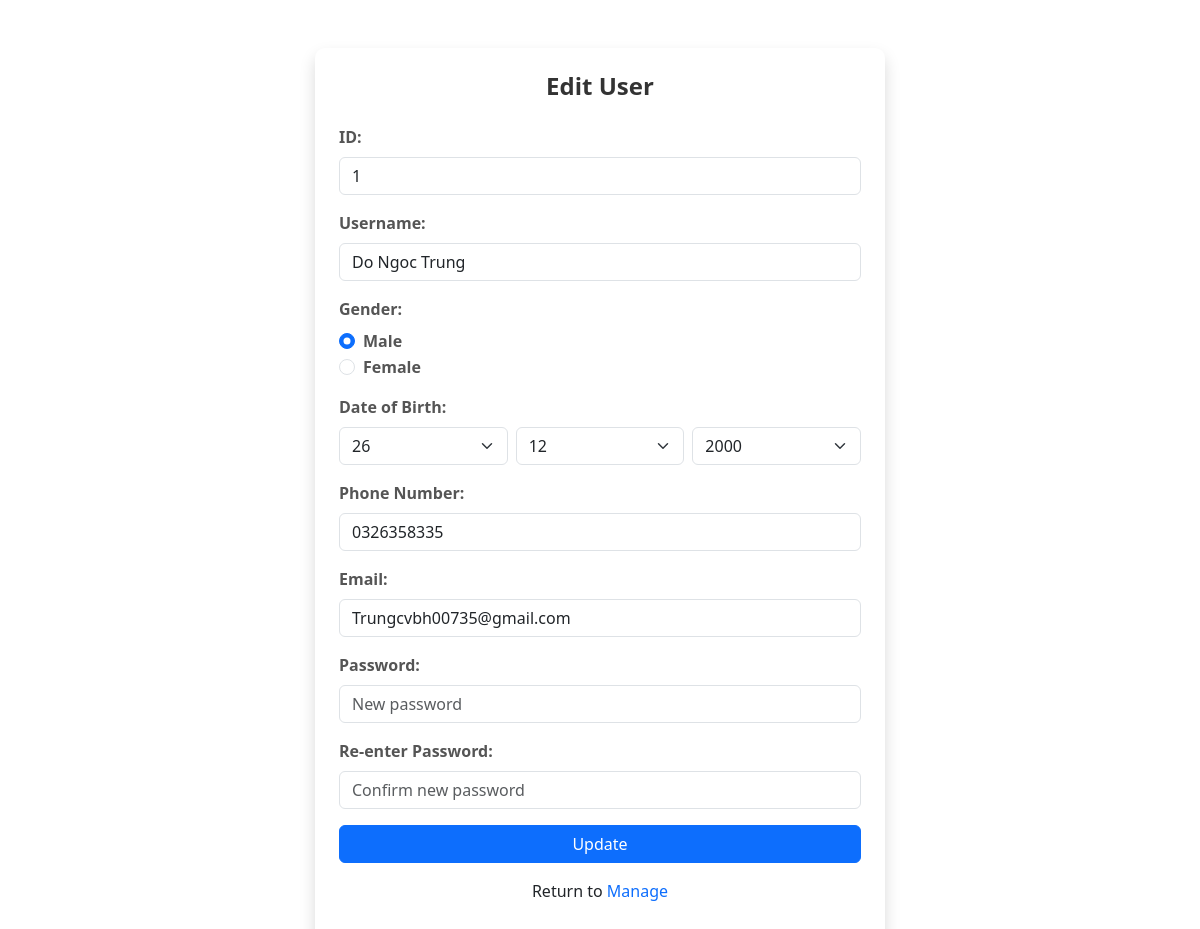
/Edit.php?id=1, run on the app's committed database.
### tables this page shows
CREATE TABLE users (
    id INT AUTO_INCREMENT PRIMARY KEY,
    username VARCHAR(50) NOT NULL,
    gender ENUM('Male', 'Female') NOT NULL,
    birth_day INT NOT NULL,
    birth_month INT NOT NULL,
    birth_year INT NOT NULL,
    phone VARCHAR(15) NOT NULL,
    profession ENUM('Student', 'Manage', 'Teacher', 'Another') NOT NULL,
    email VARCHAR(100) NOT NULL UNIQUE,
    password VARCHAR(255) NOT NULL,
    created_at TIMESTAMP DEFAULT CURRENT_TIMESTAMP
);

### Edit.php (the view, shortened to what this page needs)
<?php
$servername = "localhost";
$username = "root";
$password = "";
$dbname = "se06302_asm_sdlc";
$conn = mysqli_connect($servername, $username, $password, $dbname);
$user = null;
if (isset($_GET['id'])) {
    $id = intval($_GET['id']);
    $sql = "SELECT * FROM users WHERE id = ?";
    $stmt = $conn->prepare($sql);
    $stmt->bind_param("i", $id);
    $stmt->execute();
    $result = $stmt->get_result();
    $user = $result->fetch_assoc();
}
?>
<!DOCTYPE html>
<html lang="en">
<head>
    <link rel="stylesheet" href="Register.css">
    <link href="https://cdn.jsdelivr.net/npm/bootstrap@5.3.3/dist/css/bootstrap.min.css" rel="stylesheet">
</head>
<body>
    <div class="container mt-5">
        <div class="row justify-content-center">
            <div id="form-container" class="col-md-6 shadow p-4">
                <h2 id="form-title" class="text-center mb-4">Edit User</h2>
                <form action="" method="post" id="edit-form">
                    <div class="mb-3">
                        <label for="id" class="form-label">ID:</label>
                        <input type="text" name="id" id="id" class="form-control" value="<?= $user['id'] ?? '' ?>" readonly>
                    </div>
                    <div class="mb-3">
                        <label for="username" class="form-label">Username:</label>
                        <input type="text" name="username" id="username" class="form-control" value="<?= $user['username'] ?? '' ?>" required>
                    </div>
                    <div class="mb-3">
                        <label class="form-label">Gender:</label>
                        <div class="form-check">
                            <input type="radio" name="gender" id="gender-male" value="Male" class="form-check-input" <?= (isset($user['gender']) && $user['gender'] == "Male") ? 'checked' : '' ?> required>
                            <label for="gender-male" class="form-check-label">Male</label>
                        </div>
                        <div class="form-check">
                            <input type="radio" name="gender" id="gender-female" value="Female" class="form-check-input" <?= (isset($user['gender']) && $user['gender'] == "Female") ? 'checked' : '' ?>>
                            <label for="gender-female" class="form-check-label">Female</label>
                        </div>
                    </div>
                    <div class="mb-3">
                        <label for="dob" class="form-label">Date of Birth:</label>
                        <div id="dob" class="d-flex gap-2">
                            <select name="day" id="dob-day" class="form-select" required>
                                <?php for ($i = 1; $i <= 31; $i++): ?>
                                    <option value="<?= $i ?>" <?= (isset($user['birth_day']) && $user['birth_day'] == $i) ? 'selected' : '' ?>><?= $i ?></option>
                                <?php endfor; ?>
                            </select>
                            <select name="month" id="dob-month" class="form-select" required>
                                <?php for ($i = 1; $i <= 12; $i++): ?>
                                    <option value="<?= $i ?>" <?= (isset($user['birth_month']) && $user['birth_month'] == $i) ? 'selected' : '' ?>><?= $i ?></option>
                                <?php endfor; ?>
                            </select>
                            <select name="year" id="dob-year" class="form-select" required>
                                <?php for ($i = 1900; $i <= date("Y"); $i++): ?>
                                    <option value="<?= $i ?>" <?= (isset($user['birth_year']) && $user['birth_year'] == $i) ? 'selected' : '' ?>><?= $i ?></option>
                                <?php endfor; ?>
                            </select>
                        </div>
                    </div>
                    <div class="mb-3">
                        <label for="phone" class="form-label">Phone Number:</label>
                        <input type="tel" name="phone" id="phone" class="form-control" value="<?= $user['phone'] ?? '' ?>" required>
                    </div>
                    <div class="mb-3">
                        <label for="email" class="form-label">Email:</label>
                        <input type="email" name="email" id="email" class="form-control" value="<?= $user['email'] ?? '' ?>" required>
                    </div>
                    <div class="mb-3">
                        <label for="password" class="form-label">Password:</label>
                        <input type="password" name="password" id="password" class="form-control" placeholder="New password" required>
                    </div>
                    <div class="mb-3">
                        <label for="re_password" class="form-label">Re-enter Password:</label>
                        <input type="password" name="re_password" id="re_password" class="form-control" placeholder="Confirm new password" required>
                    </div>
                    <button type="submit" class="btn btn-primary w-100">Update</button>
                    <p class="text-center mt-3">Return to <a href="Manage.php" class="E7">Manage</a></p>
                </form>
            </div>
        </div>
    </div>
</body>
</html>

### Register.css (style rules this page uses)
body { background-image: url(https://blog.topcv.vn/wp-content/uploads/2020/09/cong-nghe-thong-tin-la-gi-tn.jpg); background-size: cover; background-position: center; background-attachment: fixed; background-color: #f4f4f9; font-family: Arial, sans-serif; }
#form-container { background: #fff; padding: 20px 30px; border-radius: 10px; box-shadow: 0 4px 8px rgba(0, 0, 0, 0.1); margin-top: 0px; }
#form-title { color: #333; font-size: 24px; font-weight: bold; margin-bottom: 20px; }
label { font-weight: bold; color: #555; }

### Edit.php (style rules this page uses)
.E7 { text-decoration: none; }

### data on the page
users: id "1", username "Do Ngoc Trung", gender "☑ Male", gender "☐ Female", day "26", month "12", year "2000", phone "0326358335", email "Trungcvbh00735@gmail.com"
